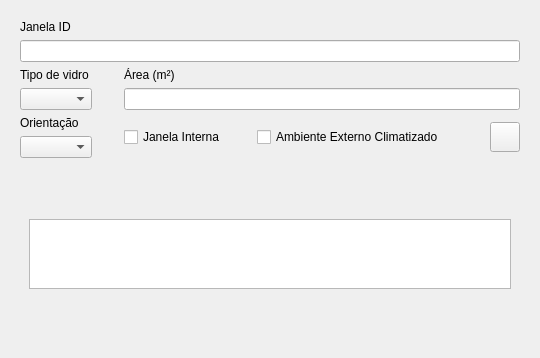
         <widget class="QWidget" name="page_3">
          <layout class="QGridLayout" name="gridLayout_4">
           <item row="0" column="0">
            <widget class="QWidget" name="widget_9" native="true">
             <layout class="QGridLayout" name="gridLayout_17">
              <item row="0" column="0">
               <layout class="QVBoxLayout" name="verticalLayout_30">
                <item>
                 <layout class="QVBoxLayout" name="verticalLayout_31">
                  <item>
                   <widget class="QLabel" name="janela_id_label">
                    <property name="text">
                     <string>Janela ID</string>
                    </property>
                   </widget>
                  </item>
                  <item>
                   <widget class="QLineEdit" name="janela_id"/>
                  </item>
                 </layout>
                </item>
                <item>
                 <layout class="QHBoxLayout" name="horizontalLayout_15">
                  <item>
                   <layout class="QVBoxLayout" name="verticalLayout_32">
                    <item>
                     <widget class="QLabel" name="janela_cbox_label">
                      <property name="text">
                       <string>Tipo de vidro</string>
                      </property>
                     </widget>
                    </item>
                    <item>
                     <widget class="QComboBox" name="janela_cbox"/>
                    </item>
                   </layout>
                  </item>
                  <item>
                   <widget class="QLabel" name="label_spc_26">
                    <property name="minimumSize">
                     <size>
                      <width>20</width>
                      <height>0</height>
                     </size>
                    </property>
                    <property name="maximumSize">
                     <size>
                      <width>20</width>
                      <height>16777215</height>
                     </size>
                    </property>
                    <property name="text">
                     <string/>
                    </property>
                   </widget>
                  </item>
                  <item>
                   <layout class="QVBoxLayout" name="verticalLayout_33">
                    <item>
                     <widget class="QLabel" name="area_box_jn_label">
                      <property name="text">
                       <string>Área (m²)</string>
                      </property>
                     </widget>
                    </item>
                    <item>
                     <widget class="QLineEdit" name="area_box_jn"/>
                    </item>
                   </layout>
                  </item>
                 </layout>
                </item>
                <item>
                 <layout class="QHBoxLayout" name="horizontalLayout_16">
                  <item>
                   <layout class="QVBoxLayout" name="verticalLayout_35">
                    <item>
                     <widget class="QLabel" name="orientacao_cbox_jn_label">
                      <property name="text">
                       <string>Orientação</string>
                      </property>
                     </widget>
                    </item>
                    <item>
                     <widget class="QComboBox" name="orientacao_cbox_jn"/>
                    </item>
                   </layout>
                  </item>
                  <item>
                   <widget class="QLabel" name="label_spc_29">
                    <property name="minimumSize">
                     <size>
                      <width>20</width>
                      <height>0</height>
                     </size>
                    </property>
                    <property name="maximumSize">
                     <size>
                      <width>20</width>
                      <height>16777215</height>
                     </size>
                    </property>
                    <property name="text">
                     <string/>
                    </property>
                   </widget>
                  </item>
                  <item>
                   <widget class="QCheckBox" name="interna_box_jn">
                    <property name="text">
                     <string>Janela Interna</string>
                    </property>
                   </widget>
                  </item>
                  <item>
                   <widget class="QLabel" name="label_spc_31">
                    <property name="minimumSize">
                     <size>
                      <width>20</width>
                      <height>0</height>
                     </size>
                    </property>
                    <property name="maximumSize">
                     <size>
                      <width>20</width>
                      <height>16777215</height>
                     </size>
                    </property>
                    <property name="text">
                     <string/>
                    </property>
                   </widget>
                  </item>
                  <item>
                   <widget class="QCheckBox" name="amb_externo_box_jn">
                    <property name="text">
                     <string>Ambiente Externo Climatizado</string>
                    </property>
                    <property name="checked">
                     <bool>false</bool>
                    </property>
                   </widget>
                  </item>
                  <item>
                   <spacer name="horizontalSpacer_6">
                    <property name="orientation">
                     <enum>Qt::Horizontal</enum>
                    </property>
                    <property name="sizeHint" stdset="0">
                     <size>
                      <width>40</width>
                      <height>20</height>
                     </size>
                    </property>
                   </spacer>
                  </item>
                  <item>
                   <widget class="QPushButton" name="janela_ok_btn_1">
                    <property name="minimumSize">
                     <size>
                      <width>30</width>
                      <height>30</height>
                     </size>
                    </property>
                    <property name="maximumSize">
                     <size>
                      <width>30</width>
                      <height>30</height>
                     </size>
                    </property>
                    <property name="text">
                     <string/>
                    </property>
                    <property name="icon">
                     <iconset>
                      <normalon>:/icon/icon/add_button.svg</normalon>
                     </iconset>
                    </property>
                    <property name="iconSize">
                     <size>
                      <width>20</width>
                      <height>20</height>
                     </size>
                    </property>
                   </widget>
                  </item>
                 </layout>
                </item>
                <item>
                 <widget class="QLabel" name="label_spc_32">
                  <property name="minimumSize">
                   <size>
                    <width>0</width>
                    <height>40</height>
                   </size>
                  </property>
                  <property name="maximumSize">
                   <size>
                    <width>16777215</width>
                    <height>40</height>
                   </size>
                  </property>
                  <property name="text">
                   <string/>
                  </property>
                 </widget>
                </item>
                <item>
                 <layout class="QHBoxLayout" name="horizontalLayout_17">
                  <item>
                   <widget class="QWidget" name="widget_10" native="true">
                    <layout class="QGridLayout" name="gridLayout_16">
                     <item row="0" column="0">
                      <widget class="QTableWidget" name="tabela_janela">
                       <property name="sizeAdjustPolicy">
                        <enum>QAbstractScrollArea::AdjustToContents</enum>
                       </property>
                       <property name="showGrid">
                        <bool>false</bool>
                       </property>
                      </widget>
                     </item>
                     <item row="1" column="0">
                      <spacer name="verticalSpacer_7">
                       <property name="orientation">
                        <enum>Qt::Vertical</enum>
                       </property>
                       <property name="sizeHint" stdset="0">
                        <size>
                         <width>20</width>
                         <height>40</height>
                        </size>
                       </property>
                      </spacer>
                     </item>
                    </layout>
                   </widget>
                  </item>
                 </layout>
                </item>
               </layout>
              </item>
             </layout>
            </widget>
           </item>
          </layout>
         </widget>
